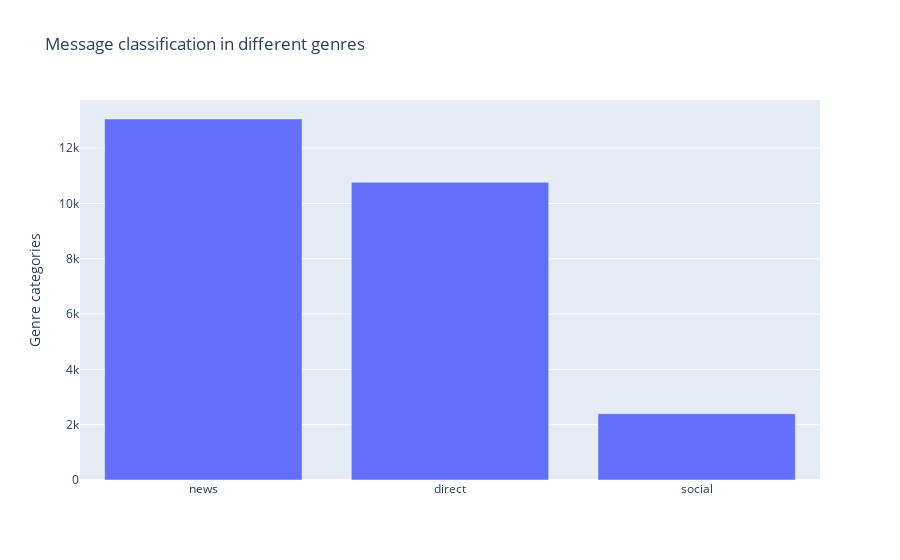

Write notebook code for a chart like this one.
### Code cell
#Comparing the different categories of genre classification 
series = df.genre.value_counts()

fig= go.Figure(
data= [go.Bar( x= series.index, y= series )],
layout_title_text= 'Message classification in different genres',
)

fig.update_yaxes(title='Frequency of occurance')
fig.update_yaxes(title= 'Genre categories')
# fig.update_layout(width= 1000, height=700)
fig.show()

### Figure 1 — Plotly figure (JSON) as saved in the notebook; plotly's stock layout.template omitted (floating-point values rounded to 4 significant figures)
{"data": [{"type": "bar", "x": ["news", "direct", "social"], "y": [13054, 10766, 2395]}], "layout": {"title": {"text": "Message classification in different genres"}, "yaxis": {"title": {"text": "Genre categories"}}}}
